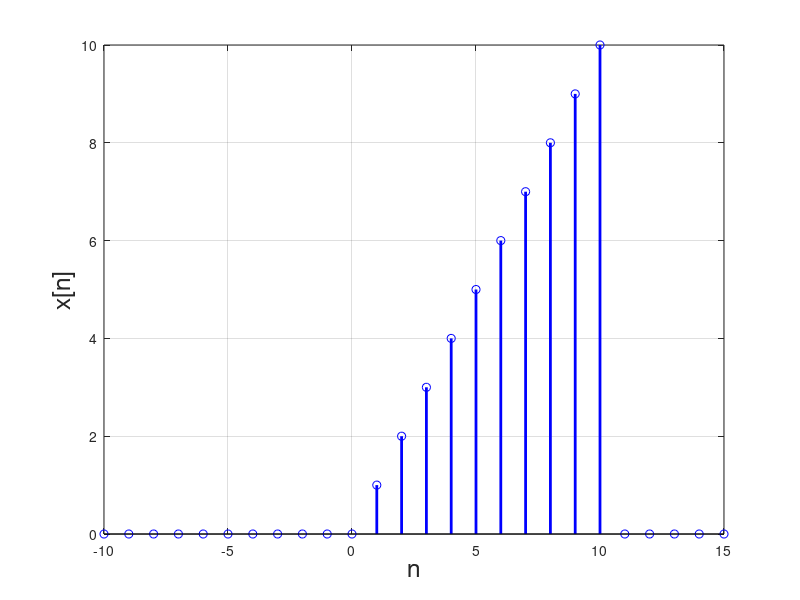
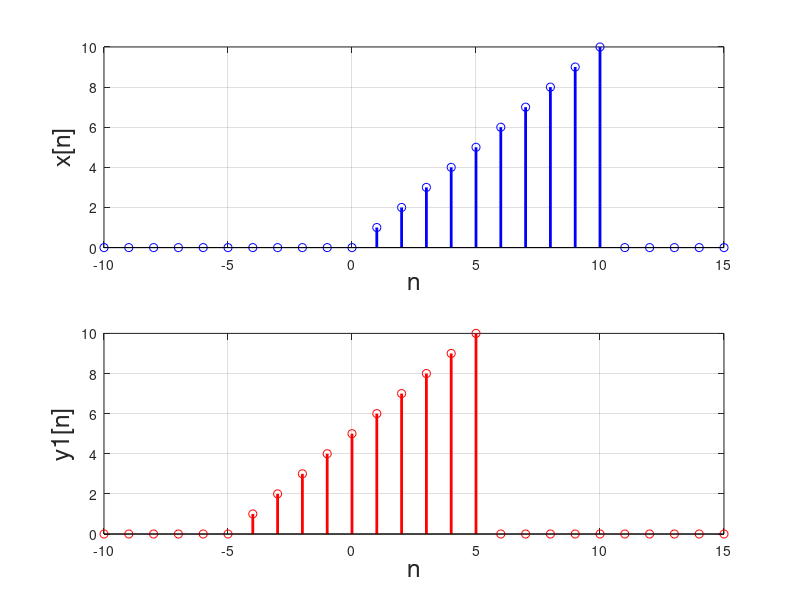
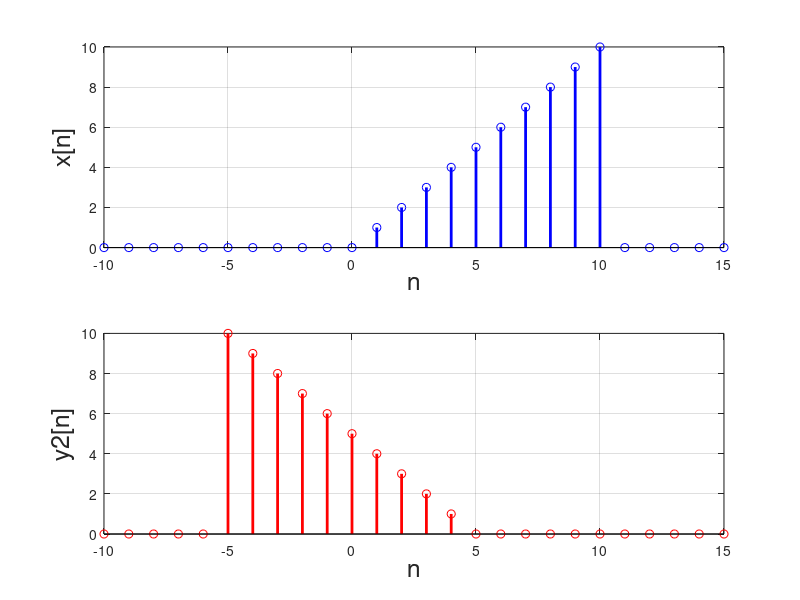
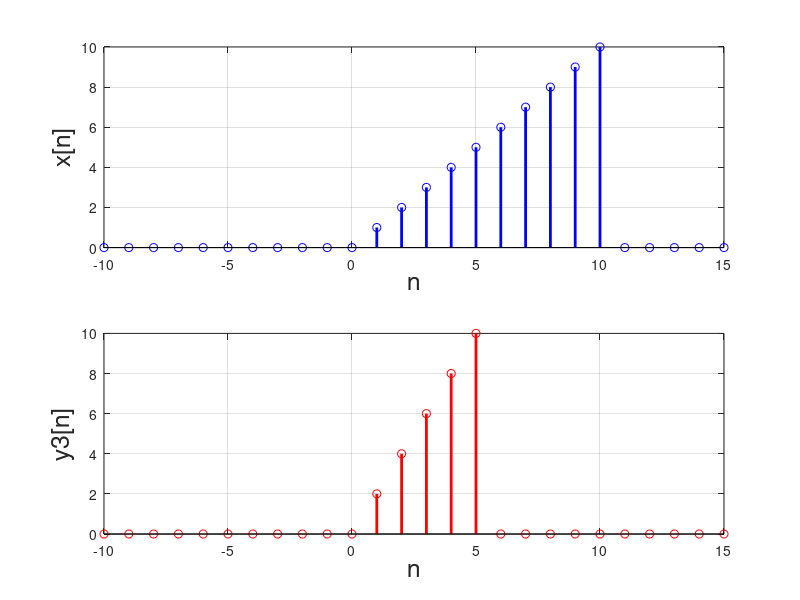

The MATLAB source for these figures, in order:
close all
clear all
clc

%% costruisco x[n]
n=[-10:15];         %% quoto l'asse delle ascisse tra -10 e 15
x=[zeros(1,10),0:10,zeros(1,5)];   %% vettore di 26 campioni
figure(1)
stem(n,x,'blue','Linewidth',2)
xlabel('n','FontSize',18)
ylabel('x[n]','FontSize',18)
grid on

%% y1[n]=x[n+5]
y1=zeros(1,26);   %% vettore di 26 campioni (stessa lunghezza di x)

for i=-5:10
    y1(i+6)=x(i+11);
end
figure(2)

subplot(2,1,1)
stem(n,x,'blue','LineWidth',2)
xlabel('n','FontSize',18)
ylabel('x[n]','FontSize',18)
grid on

subplot(2,1,2)
stem(n,y1,'red','LineWidth',2)
xlabel('n','FontSize',18)
ylabel('y1[n]','FontSize',18)
grid on

%% y2[n]=x[-n+5]
y2=zeros(1,26);

for i=-5:10
    y2(i+11)=x(-i+16);
end
figure(3)

subplot(2,1,1)
stem(n,x,'blue','LineWidth',2)
xlabel('n','FontSize',18)
ylabel('x[n]','FontSize',18)
grid on

subplot(2,1,2)
stem(n,y2,'red','LineWidth',2)
xlabel('n','FontSize',18)
ylabel('y2[n]','FontSize',18)
grid on

%% y3[n]=x[2n]
y3=zeros(1,26);

for i=0:5
    y3(i+11)=x(2*i+11);
end
figure(4)

subplot(2,1,1)
stem(n,x,'blue','LineWidth',2)
xlabel('n','FontSize',18)
ylabel('x[n]','FontSize',18)
grid on

subplot(2,1,2)
stem(n,y3,'red','LineWidth',2)
xlabel('n','FontSize',18)
ylabel('y3[n]','FontSize',18)
grid on


%% y4[n]=x[n+10]+x[-n+10]-10𝛿[n]

y4_1=zeros(1,26);
y4_2=zeros(1,26);
y4_3=zeros(1,26);

for i=-10:0
    y4_1(i+11)=x(i+21);
end

for i=0:10
    y4_2(i+11)=x(-i+21);
end

y4_3(11)=-10;

figure(5)

%% non plottiamo x[n] affinché si veda bene y4[n]
%% rappresentiamo y4[n] plottando separatamente le 3 componenti y4_1, y4_2, y4_3
stem(n,y4_1,'red','LineWidth',2)
hold on
stem(n,y4_2,'green','LineWidth',2)
stem(n,y4_3,'magenta','LineWidth',2)
xlabel('n','FontSize',18)
ylabel('y4[n]','FontSize',18)
grid on

%% plottiamo y4[n] come somma delle 3 componenti y4_1, y4_2, y4_3
y4=zeros(1,26);
y4 = y4_1 + y4_2 + y4_3;
figure(6)
stem(n,y4,'LineWidth',2)
xlabel('n','FontSize',18)
ylabel('y4[n]','FontSize',18)
grid on


%% scomporre x[n] nella somma di un segnale pari e uno dispari
x_p=zeros(1,26);    % segnale pari
x_d=zeros(1,26);    % segnale dispari

% costruisco il segnale pari
for i=-10:0
    x_p(i+11)=0.5*x(-i+11);
end

for i=0:10
    x_p(i+11)=0.5*x(i+11);
end

% costruisco il segnale dispari
for i=-10:0
    x_d(i+11)=-0.5*x(-i+11);
end

for i=0:10
    x_d(i+11)=0.5*x(i+11);
end

figure(7)

subplot(3,1,1)
stem(n,x_p,'blue','LineWidth',2)
xlabel('n','FontSize',18)
ylabel('x_p[n]','FontSize',18)
grid on

subplot(3,1,2)
stem(n,x_d,'red','LineWidth',2)
xlabel('n','FontSize',18)
ylabel('x_d[n]','FontSize',18)
grid on

subplot(3,1,3)
stem(n,x_d+x_p,'black','LineWidth',2)
xlabel('n','FontSize',18)
ylabel('x_d[n]','FontSize',18)
grid on



